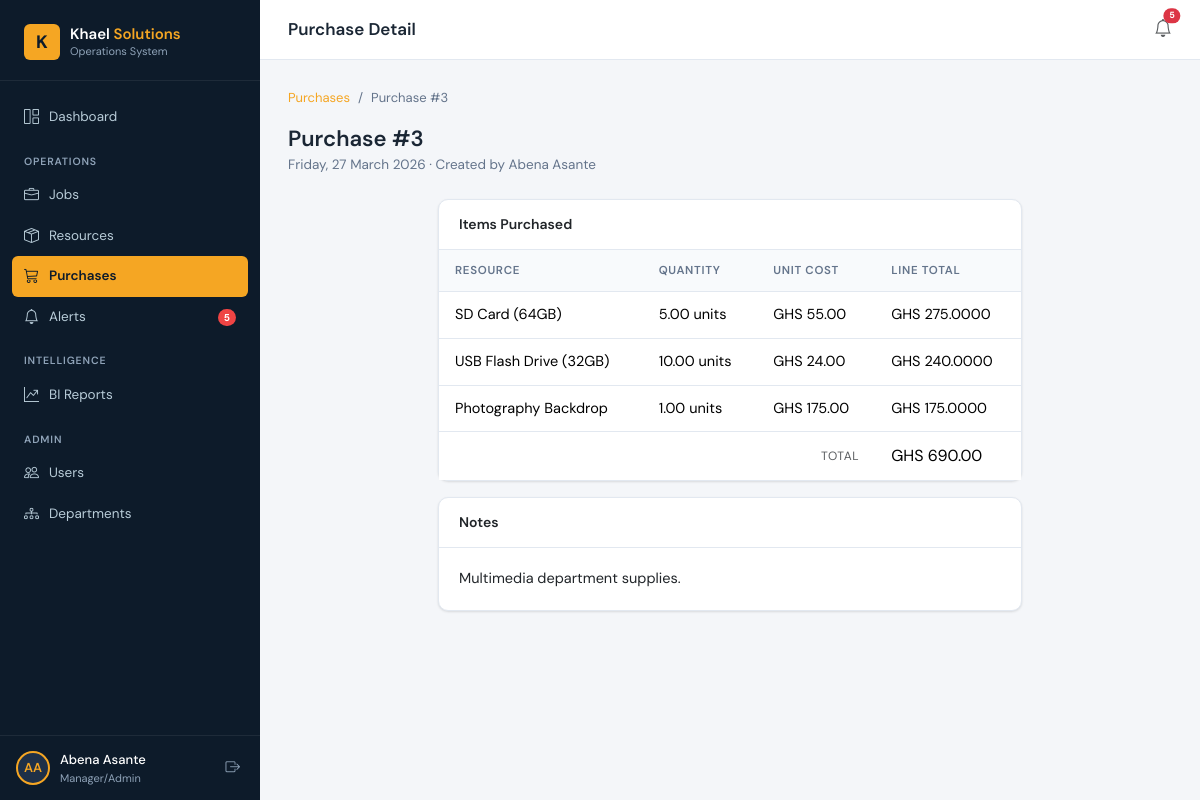
Page /purchases/3/ (signed in) on the committed database.
### core/models.py (models this page shows, shortened)
class User(AbstractUser):
    class Role(models.TextChoices):
        SUPER_ADMIN = 'super_admin', 'Super Admin'
        MANAGER     = 'manager',     'Manager/Admin'
        STAFF       = 'staff',       'Department Staff'
    role = models.CharField(max_length=20, choices=Role.choices, default=Role.STAFF)
    groups = models.ManyToManyField(
        'auth.Group', related_name='core_user_set', blank=True,
    )
    user_permissions = models.ManyToManyField(
        'auth.Permission', related_name='core_user_set', blank=True,
    )
    class Meta:
        verbose_name = 'User'
        verbose_name_plural = 'Users'
        ordering = ['username']

class Purchase(models.Model):
    purchase_total = models.DecimalField(max_digits=14, decimal_places=2, default=0)
    created_by     = models.ForeignKey(
        settings.AUTH_USER_MODEL, on_delete=models.SET_NULL,
        null=True, related_name='purchases',
    )
    notes      = models.TextField(blank=True)
    created_at = models.DateTimeField(auto_now_add=True)
    class Meta:
        ordering = ['-created_at']

class PurchaseResource(models.Model):
    purchase  = models.ForeignKey(Purchase, on_delete=models.CASCADE, related_name='items')
    resource  = models.ForeignKey(Resource, on_delete=models.PROTECT, related_name='purchase_items')
    quantity  = models.DecimalField(max_digits=10, decimal_places=2)
    unit_cost = models.DecimalField(max_digits=10, decimal_places=2)
    def line_total(self): return self.quantity * self.unit_cost

class Resource(models.Model):
    title        = models.CharField(max_length=200)
    unit         = models.CharField(max_length=50, help_text='e.g. reams, metres, units, litres')
    quantity     = models.DecimalField(max_digits=12, decimal_places=2, default=0)
    unit_cost    = models.DecimalField(max_digits=10, decimal_places=2, default=0)
    reorder_level = models.DecimalField(
        max_digits=10, decimal_places=2, default=10,
        help_text='Alert when quantity falls at or below this level',
    )
    created_at = models.DateTimeField(auto_now_add=True)
    updated_at = models.DateTimeField(auto_now=True)
    class Meta:
        ordering = ['title']

### core/views.py (the view)
# urls.py: path('purchases/<int:pk>/',  PurchaseDetailView.as_view(), name='purchase_detail'),
class PurchaseDetailView(ManagerRequiredMixin, View):
    template_name = 'purchases/purchase_detail.html'
    def get(self, request, pk):
        purchase = get_object_or_404(
            Purchase.objects.prefetch_related('items__resource', 'price_changes__resource'), pk=pk
        )
        return render(request, self.template_name, {'purchase': purchase})

### core/context_processors.py (called while the page is built)
def global_context(request):
    if not request.user.is_authenticated:
        return {}
    from core.models import Alert
    return {
        'alert_count': Alert.objects.filter(resolved=False).count(),
    }

### core/permissions.py (called while the page is built)
    def dispatch(self, request, *args, **kwargs):
        if not request.user.is_authenticated:
            return self.handle_no_permission()
        if request.user.role not in self.allowed_roles:
            raise PermissionDenied
        return super().dispatch(request, *args, **kwargs)

### templates/purchases/purchase_detail.html (shortened to what this page needs)
{% extends 'base.html' %}
{% block topbar_title %}Purchase Detail{% endblock %}
{% block content %}
<nav aria-label="breadcrumb">
  <ol class="breadcrumb">
    <li class="breadcrumb-item"><a href="{% url 'core:purchase_list' %}">Purchases</a></li>
    <li class="breadcrumb-item active">Purchase #{{ purchase.pk }}</li>
  </ol>
</nav>
<div class="page-header">
  <div><h1>Purchase #{{ purchase.pk }}</h1>
  <p>{{ purchase.created_at|date:"l, j F Y" }} · Created by {{ purchase.created_by.get_full_name|default:purchase.created_by.username|default:"System" }}</p>
  </div>
</div>
<div class="row g-3 justify-content-center">
  <div class="col-lg-8">
    <div class="card mb-3">
      <div class="card-header"><h6>Items Purchased</h6></div>
      <div class="table-responsive">
        <table class="table mb-0">
          <thead><tr><th>Resource</th><th>Quantity</th><th>Unit Cost</th><th>Line Total</th></tr></thead>
          <tbody>
            {% for item in purchase.items.all %}
            <tr>
              <td>{{ item.resource.title }}</td>
              <td>{{ item.quantity }} {{ item.resource.unit }}</td>
              <td>GHS {{ item.unit_cost }}</td>
              <td class="fw-500">GHS {{ item.line_total }}</td>
            </tr>
            {% endfor %}
            <tr style="background:#f8fafc;">
              <td colspan="3" class="text-end text-muted fw-600" style="font-size:12px; text-transform:uppercase; letter-spacing:.05em;">Total</td>
              <td class="fw-700" style="font-size:16px;">GHS {{ purchase.purchase_total }}</td>
            </tr>
          </tbody>
        </table>
      </div>
    </div>
    {% if purchase.notes %}
    <div class="card">
      <div class="card-header"><h6>Notes</h6></div>
      <div class="card-body"><p class="mb-0">{{ purchase.notes }}</p></div>
    </div>
    {% endif %}
  </div>
</div>
{% endblock %}

### templates/base.html (shortened to what this page needs)
<!DOCTYPE html>
<html lang="en">
<head>
  <link href="https://cdnjs.cloudflare.com/ajax/libs/bootstrap/5.3.2/css/bootstrap.min.css" rel="stylesheet" />
  <link href="https://cdnjs.cloudflare.com/ajax/libs/bootstrap-icons/1.11.3/font/bootstrap-icons.min.css" rel="stylesheet" />
  {% load static %}
  <link rel="stylesheet" href="{% static 'css/main.css' %}" />
</head>
<body>
<div id="wrapper">
  <nav id="sidebar">
    <div class="sidebar-brand">
      <a href="{% url 'core:dashboard' %}" class="brand-logo">
        <div class="brand-icon">K</div>
        <div>
          <div class="brand-name">Khael <span>Solutions</span></div>
          <div class="brand-sub">Operations System</div>
        </div>
      </a>
    </div>
    <div class="sidebar-nav">
      <ul class="list-unstyled mb-0">
        <li class="nav-item">
          <a href="{% url 'core:dashboard' %}" class="{% if request.resolver_match.url_name == 'dashboard' %}active{% endif %}">
            <i class="bi bi-grid-1x2"></i> Dashboard
          </a>
        </li>
        <div class="nav-section-label">Operations</div>
        <li class="nav-item">
          <a href="{% url 'core:job_list' %}" class="{% if 'job' in request.resolver_match.url_name %}active{% endif %}">
            <i class="bi bi-briefcase"></i> Jobs
          </a>
        </li>
        <li class="nav-item">
          <a href="{% url 'core:resource_list' %}" class="{% if 'resource' in request.resolver_match.url_name %}active{% endif %}">
            <i class="bi bi-box-seam"></i> Resources
          </a>
        </li>
        {% if user.role in 'super_admin,manager' %}
        <li class="nav-item">
          <a href="{% url 'core:purchase_list' %}" class="{% if 'purchase' in request.resolver_match.url_name %}active{% endif %}">
            <i class="bi bi-cart3"></i> Purchases
          </a>
        </li>
        {% endif %}
        <li class="nav-item">
          <a href="{% url 'core:alert_list' %}" class="{% if 'alert' in request.resolver_match.url_name %}active{% endif %}">
            <i class="bi bi-bell"></i> Alerts
            {% if alert_count > 0 %}
              <span class="nav-badge">{{ alert_count }}</span>
            {% endif %}
          </a>
        </li>
        {% if user.role in 'super_admin,manager' %}
        <div class="nav-section-label">Intelligence</div>
        <li class="nav-item">
          <a href="{% url 'core:report_list' %}" class="{% if 'report' in request.resolver_match.url_name %}active{% endif %}">
            <i class="bi bi-graph-up-arrow"></i> BI Reports
          </a>
        </li>
        {% endif %}
        {% if user.role in 'super_admin,manager' %}
        <div class="nav-section-label">Admin</div>
        <li class="nav-item">
          <a href="{% url 'core:user_list' %}" class="{% if 'user' in request.resolver_match.url_name %}active{% endif %}">
            <i class="bi bi-people"></i> Users
          </a>
        </li>
        <li class="nav-item">
          <a href="{% url 'core:department_list' %}" class="{% if 'department' in request.resolver_match.url_name %}active{% endif %}">
            <i class="bi bi-diagram-3"></i> Departments
          </a>
        </li>
        {% endif %}
      </ul>
    </div>
    <div class="sidebar-user">
      <div class="user-avatar">{{ user.first_name|slice:":1"|upper }}{{ user.last_name|slice:":1"|upper }}</div>
      <div class="user-info">
        <div class="user-name">{{ user.get_full_name|default:user.username }}</div>
        <div class="user-role">{{ user.get_role_display }}</div>
      </div>
      <form method="post" action="{% url 'core:logout' %}">
        <button type="submit" class="logout-btn" title="Logout">
          <i class="bi bi-box-arrow-right"></i>
        </button>
      </form>
    </div>
  </nav>
  <div id="main-content">
    <div class="topbar">
      <div class="d-flex align-items-center gap-3">
        <span class="topbar-title">{% block topbar_title %}{% endblock %}</span>
      </div>
      <div class="topbar-actions">
        <a href="{% url 'core:alert_list' %}" class="position-relative text-muted" style="font-size:18px; text-decoration:none;">
          <i class="bi bi-bell"></i>
          {% if alert_count > 0 %}
            <span class="position-absolute top-0 start-100 translate-middle badge rounded-pill bg-danger" style="font-size:9px;">{{ alert_count }}</span>
          {% endif %}
        </a>
      </div>
    </div>
    <div class="page-body">
      {% block content %}{% endblock %}
    </div>
  </div>
</div>
{% load static %}
</body>
</html>

### rows in the picture
User: first_name "A", last_name "A", get_full_name "Abena Asante", role "Manager/Admin"
Purchase: pk "3", created_at "Friday, 27 March 2026", created_by.get_full_name "Abena Asante", purchase_total "690.00", notes "Multimedia department supplies."
PurchaseResource: resource "SD Card (64GB)", quantity "5.00", resource.unit "units", unit_cost "55.00", line_total "275.0000"
PurchaseResource: resource "USB Flash Drive (32GB)", quantity "10.00", resource.unit "units", unit_cost "24.00", line_total "240.0000"
PurchaseResource: resource "Photography Backdrop", quantity "1.00", resource.unit "units", unit_cost "175.00", line_total "175.0000"

### other values in the picture
{{ alert_count }} "5"
